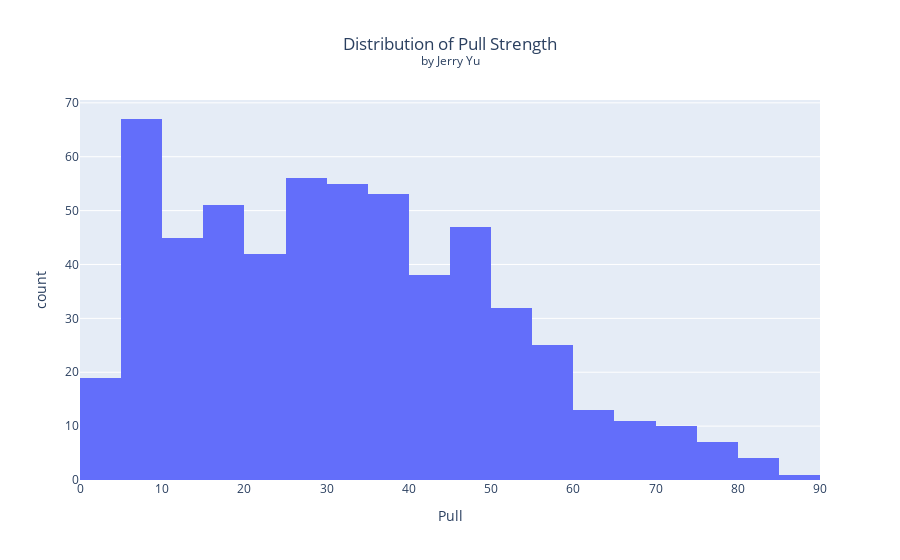

The notebook cell this image was saved under:
### Markdown cell above
Notes:
- at lower weights, obviously had more control so more centered around 1 lb, 2lb etc. However the distirbution is pretty uniform

### Code cell
# Graph Pull
pullhist = px.histogram(Chalk,x="Pull",
                        title = "Distribution of Pull Strength")
pullhist.update_layout(
    title = {
        "text":"Distribution of Pull Strength<br><sup>by Jerry Yu</sub>",
        "x":0.5,
        "xanchor":"center",
        "yanchor":"top"
    }
)
pullhist.show()
#right tail, might need normalization

### Figure 1 — Plotly figure (JSON) as saved in the notebook; plotly's stock layout.template omitted (floating-point values rounded to 4 significant figures; data arrays with more than 128 entries replaced by an {"elided": "..."} marker saying what was removed)
{"data": [{"alignmentgroup": "True", "bingroup": "x", "hovertemplate": "Pull=%{x}<br>count=%{y}<extra></extra>", "legendgroup": "", "marker": {"color": "#636efa", "pattern": {"shape": ""}}, "name": "", "offsetgroup": "", "orientation": "v", "showlegend": false, "type": "histogram", "x": {"elided": "576 float values"}, "xaxis": "x", "yaxis": "y"}], "layout": {"barmode": "relative", "legend": {"tracegroupgap": 0}, "title": {"text": "Distribution of Pull Strength<br><sup>by Jerry Yu</sub>", "x": 0.5, "xanchor": "center", "yanchor": "top"}, "xaxis": {"anchor": "y", "domain": [0, 1], "title": {"text": "Pull"}}, "yaxis": {"anchor": "x", "domain": [0, 1], "title": {"text": "count"}}}}
